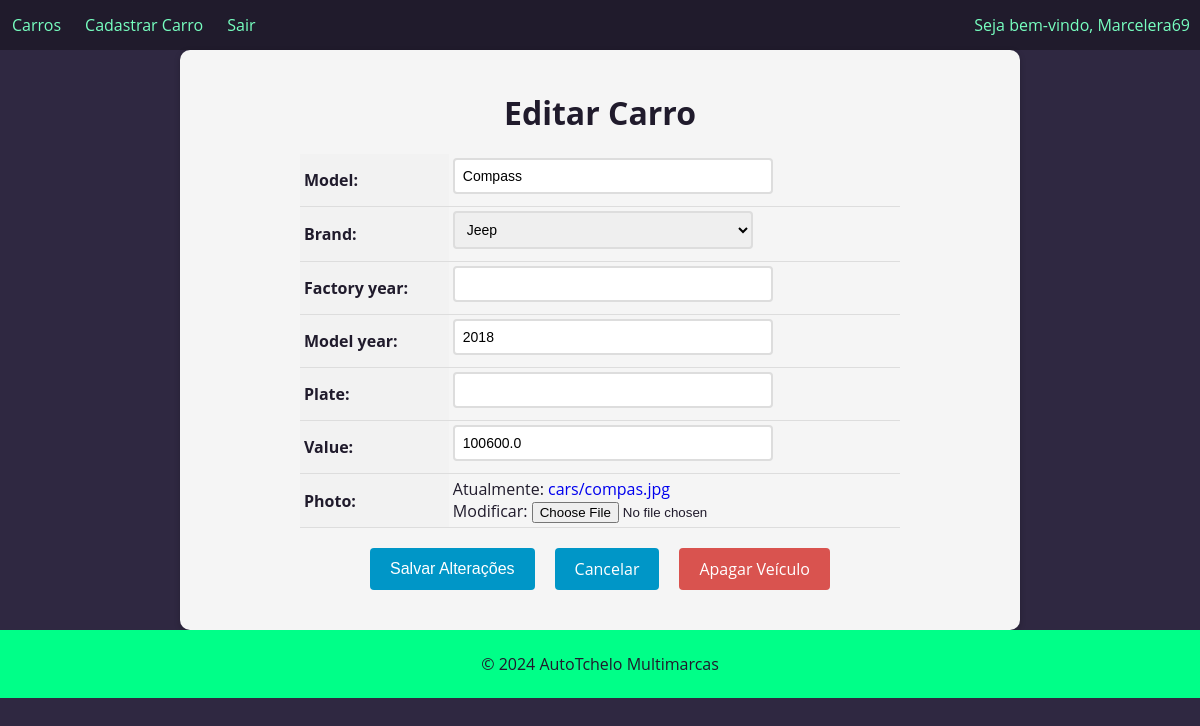
The app's page /car/1/update (signed in), older data.
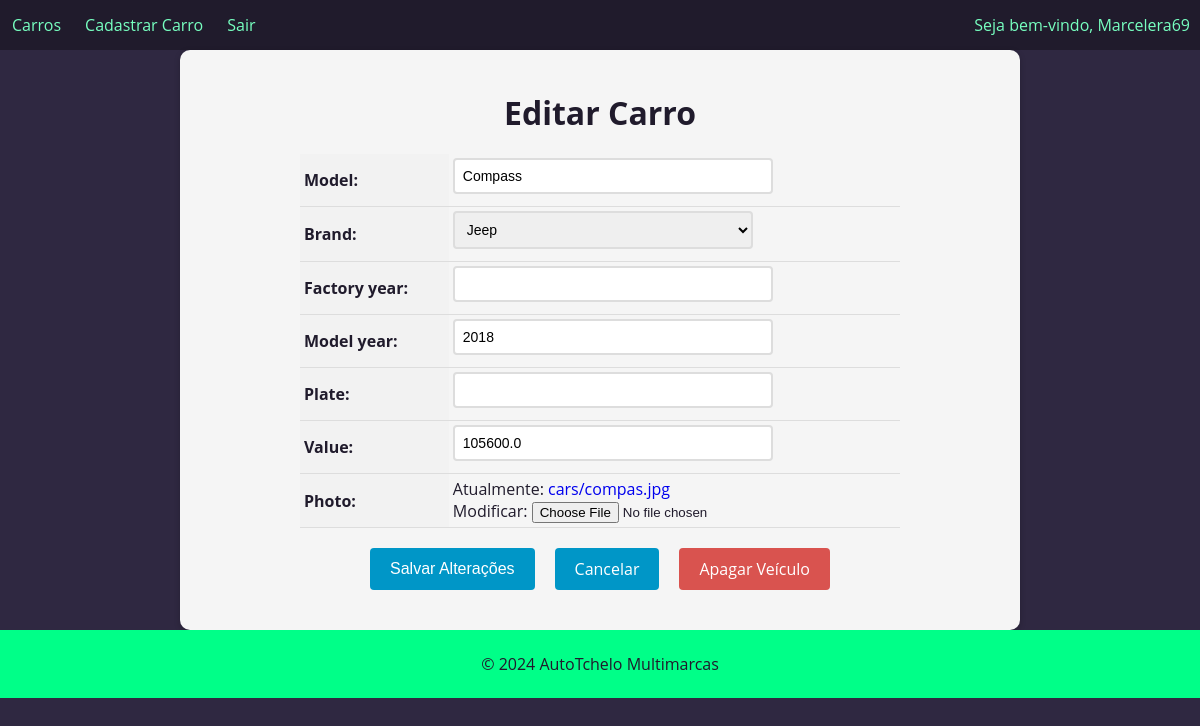
The same page, newer data.
### cars/models.py (models this page shows, shortened)
class Car(models.Model):
    id = models.AutoField(primary_key=True)
    model = models.CharField(max_length=200)
    brand = models.ForeignKey(Brand, on_delete=models.PROTECT, related_name='car_brand')
    factory_year= models.IntegerField(blank=True, null=True)
    model_year= models.IntegerField()
    plate = models.CharField(max_length=10, blank=True, null=True)
    value= models.FloatField()
    photo = models.ImageField(upload_to='cars/')

### cars/views.py (the view, shortened to what this page needs)
# urls.py: path('car/<int:pk>/update', CarUpdateView.as_view(), name='car_update'),
@method_decorator(login_required(login_url='login'), name='dispatch')
class CarUpdateView(UpdateView):
    model = Car
    form_class = CarForm
    template_name = 'car_update.html'

### cars/forms.py (shortened to what this page needs)
class CarForm(forms.ModelForm):
    class Meta():
        model = Car
        fields = '__all__'

### cars/models.py (called while the page is built)
    def __str__(self):
        return self.name

### cars/templates/car_update.html (shortened to what this page needs)
{% extends "base.html" %}
{% block content %}
  <form method="post" enctype="multipart/form-data">
    <h1>Editar Carro</h1>
    <table>
      {{ form.as_table }}
    </table>
    <div>
      <div class="buttons-container">
        <input type="submit" value="Salvar Alterações" class="btn btn-primary">
        <a href="{% url 'cars_list' %}" class="btn btn-secondary">Cancelar</a>
        <a href="{% url 'car_delete' pk=object.pk %}" class="btn btn-danger">Apagar Veículo</a>
       </div>
      </div>
  </form>
{% endblock %}

Row changes from the older to the newer data that the page shows:
changed Car "Compass": value "100600.0" → "105600.0"
